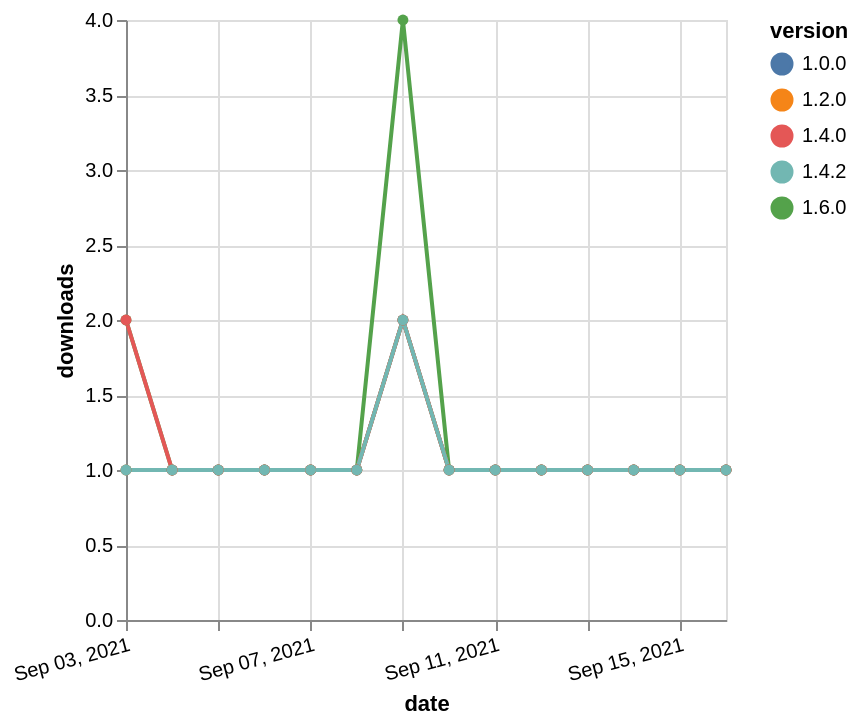

The specification (Vega-Lite) saved for this image:
### Vega-Lite specification from a JSON file in a GitHub repository (floating-point values rounded to 4 significant figures)
{"$schema": "https://vega.github.io/schema/vega-lite/v5.json", "description": "A simple bar chart with embedded data.", "data": {"values": [{"date": "2021-09-03", "total": 125, "delta": 2, "version": "1.6.0"}, {"date": "2021-09-04", "total": 126, "delta": 1, "version": "1.6.0"}, {"date": "2021-09-05", "total": 127, "delta": 1, "version": "1.6.0"}, {"date": "2021-09-06", "total": 128, "delta": 1, "version": "1.6.0"}, {"date": "2021-09-07", "total": 129, "delta": 1, "version": "1.6.0"}, {"date": "2021-09-08", "total": 130, "delta": 1, "version": "1.6.0"}, {"date": "2021-09-09", "total": 134, "delta": 4, "version": "1.6.0"}, {"date": "2021-09-10", "total": 135, "delta": 1, "version": "1.6.0"}, {"date": "2021-09-11", "total": 136, "delta": 1, "version": "1.6.0"}, {"date": "2021-09-12", "total": 137, "delta": 1, "version": "1.6.0"}, {"date": "2021-09-13", "total": 138, "delta": 1, "version": "1.6.0"}, {"date": "2021-09-14", "total": 139, "delta": 1, "version": "1.6.0"}, {"date": "2021-09-15", "total": 140, "delta": 1, "version": "1.6.0"}, {"date": "2021-09-16", "total": 141, "delta": 1, "version": "1.6.0"}, {"date": "2021-09-03", "total": 199, "delta": 1, "version": "1.0.0"}, {"date": "2021-09-04", "total": 200, "delta": 1, "version": "1.0.0"}, {"date": "2021-09-05", "total": 201, "delta": 1, "version": "1.0.0"}, {"date": "2021-09-06", "total": 202, "delta": 1, "version": "1.0.0"}, {"date": "2021-09-07", "total": 203, "delta": 1, "version": "1.0.0"}, {"date": "2021-09-08", "total": 204, "delta": 1, "version": "1.0.0"}, {"date": "2021-09-09", "total": 206, "delta": 2, "version": "1.0.0"}, {"date": "2021-09-10", "total": 207, "delta": 1, "version": "1.0.0"}, {"date": "2021-09-11", "total": 208, "delta": 1, "version": "1.0.0"}, {"date": "2021-09-12", "total": 209, "delta": 1, "version": "1.0.0"}, {"date": "2021-09-13", "total": 210, "delta": 1, "version": "1.0.0"}, {"date": "2021-09-14", "total": 211, "delta": 1, "version": "1.0.0"}, {"date": "2021-09-15", "total": 212, "delta": 1, "version": "1.0.0"}, {"date": "2021-09-16", "total": 213, "delta": 1, "version": "1.0.0"}, {"date": "2021-09-03", "total": 170, "delta": 1, "version": "1.2.0"}, {"date": "2021-09-04", "total": 171, "delta": 1, "version": "1.2.0"}, {"date": "2021-09-05", "total": 172, "delta": 1, "version": "1.2.0"}, {"date": "2021-09-06", "total": 173, "delta": 1, "version": "1.2.0"}, {"date": "2021-09-07", "total": 174, "delta": 1, "version": "1.2.0"}, {"date": "2021-09-08", "total": 175, "delta": 1, "version": "1.2.0"}, {"date": "2021-09-09", "total": 177, "delta": 2, "version": "1.2.0"}, {"date": "2021-09-10", "total": 178, "delta": 1, "version": "1.2.0"}, {"date": "2021-09-11", "total": 179, "delta": 1, "version": "1.2.0"}, {"date": "2021-09-12", "total": 180, "delta": 1, "version": "1.2.0"}, {"date": "2021-09-13", "total": 181, "delta": 1, "version": "1.2.0"}, {"date": "2021-09-14", "total": 182, "delta": 1, "version": "1.2.0"}, {"date": "2021-09-15", "total": 183, "delta": 1, "version": "1.2.0"}, {"date": "2021-09-16", "total": 184, "delta": 1, "version": "1.2.0"}, {"date": "2021-09-03", "total": 155, "delta": 2, "version": "1.4.0"}, {"date": "2021-09-04", "total": 156, "delta": 1, "version": "1.4.0"}, {"date": "2021-09-05", "total": 157, "delta": 1, "version": "1.4.0"}, {"date": "2021-09-06", "total": 158, "delta": 1, "version": "1.4.0"}, {"date": "2021-09-07", "total": 159, "delta": 1, "version": "1.4.0"}, {"date": "2021-09-08", "total": 160, "delta": 1, "version": "1.4.0"}, {"date": "2021-09-09", "total": 162, "delta": 2, "version": "1.4.0"}, {"date": "2021-09-10", "total": 163, "delta": 1, "version": "1.4.0"}, {"date": "2021-09-11", "total": 164, "delta": 1, "version": "1.4.0"}, {"date": "2021-09-12", "total": 165, "delta": 1, "version": "1.4.0"}, {"date": "2021-09-13", "total": 166, "delta": 1, "version": "1.4.0"}, {"date": "2021-09-14", "total": 167, "delta": 1, "version": "1.4.0"}, {"date": "2021-09-15", "total": 168, "delta": 1, "version": "1.4.0"}, {"date": "2021-09-16", "total": 169, "delta": 1, "version": "1.4.0"}, {"date": "2021-09-03", "total": 138, "delta": 1, "version": "1.4.2"}, {"date": "2021-09-04", "total": 139, "delta": 1, "version": "1.4.2"}, {"date": "2021-09-05", "total": 140, "delta": 1, "version": "1.4.2"}, {"date": "2021-09-06", "total": 141, "delta": 1, "version": "1.4.2"}, {"date": "2021-09-07", "total": 142, "delta": 1, "version": "1.4.2"}, {"date": "2021-09-08", "total": 143, "delta": 1, "version": "1.4.2"}, {"date": "2021-09-09", "total": 145, "delta": 2, "version": "1.4.2"}, {"date": "2021-09-10", "total": 146, "delta": 1, "version": "1.4.2"}, {"date": "2021-09-11", "total": 147, "delta": 1, "version": "1.4.2"}, {"date": "2021-09-12", "total": 148, "delta": 1, "version": "1.4.2"}, {"date": "2021-09-13", "total": 149, "delta": 1, "version": "1.4.2"}, {"date": "2021-09-14", "total": 150, "delta": 1, "version": "1.4.2"}, {"date": "2021-09-15", "total": 151, "delta": 1, "version": "1.4.2"}, {"date": "2021-09-16", "total": 152, "delta": 1, "version": "1.4.2"}]}, "width": "container", "mark": {"type": "line", "point": {"filled": true}}, "encoding": {"x": {"field": "date", "type": "temporal", "timeUnit": "yearmonthdate", "title": "date", "axis": {"labelAngle": -15}}, "y": {"field": "delta", "type": "quantitative", "title": "downloads"}, "color": {"field": "version", "type": "nominal"}, "tooltip": {"field": "delta"}}}
